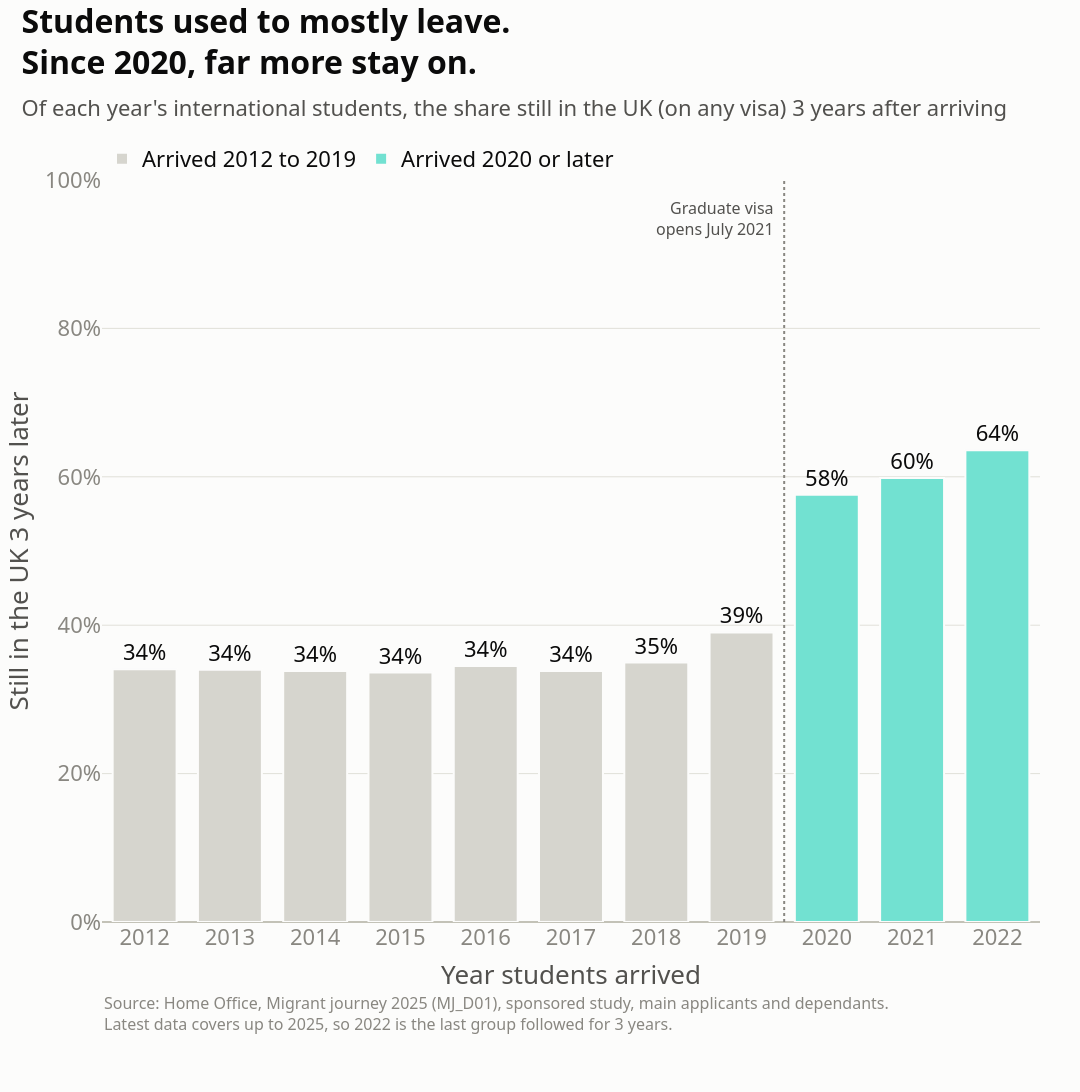

The cell this chart's notebook holds for it:
### Markdown cell above
## 3. Students over time

**Finding:** for years, about 9 in 10 students left. Since 2020, students stay roughly twice as long, mostly working. This lines up with the Graduate visa (July 2021).

Data: Home Office Migrant journey 2025 (MJ_D01). "Still here" means valid leave or ILR. Earlier years in grey, the three most recent with enough years of data in colour.

### Code cell
mj = pd.read_excel(mj_path, sheet_name="Data - MJ_D01 ", skiprows=1)
mj = mj[mj["Initial leave type group"].notna() & (mj["Initial leave type group"] != "End of table")].copy()
mj["Year of initial leave"] = mj["Year of initial leave"].astype(int)
mj["Years since start"] = mj["Year"].astype(int) - mj["Year of initial leave"]

study = mj[mj["Initial leave type"] == "Sponsored study"]
status = (study.groupby(["Year of initial leave", "Years since start",
                         "Immigration Status at end of year"])["Journeys"]
          .sum().unstack(fill_value=0))
total = status.sum(axis=1)
status["Still here %"] = (status["Valid leave to remain"] + status["Indefinite leave to remain"]) / total * 100

after3 = status.reset_index()
after3 = after3[(after3["Years since start"] == 3)
                & after3["Year of initial leave"].between(2012, 2022)].copy()
after3["Group"] = after3["Year of initial leave"].apply(
    lambda y: "Arrived 2020 or later" if y >= 2020 else "Arrived 2012 to 2019")

fig = px.bar(after3, x="Year of initial leave", y="Still here %", color="Group",
             color_discrete_map={"Arrived 2012 to 2019": OLD, "Arrived 2020 or later": TURQ})
fig.update_traces(texttemplate="%{y:.0f}%", textposition="outside")

fig.add_vline(x=2019.5, line_dash="dot", line_color=MUTED)
fig.add_annotation(x=2019.5, y=0.98, yref="paper", text="Graduate visa<br>opens July 2021",
                   showarrow=False, xanchor="right", yanchor="top", xshift=-8, align="right",
                   font=dict(size=16, color=INK2))

fig.update_xaxes(dtick=1, title="Year students arrived")
fig.update_yaxes(range=[0, 100], ticksuffix="%", title="Still in the UK 3 years later")
finish(fig,
       title="Students used to mostly leave.<br>Since 2020, far more stay on.",
       subtitle="Of each year's international students, the share still in the UK (on any visa) 3 years after arriving",
       source="Source: Home Office, Migrant journey 2025 (MJ_D01), sponsored study, main applicants and dependants.<br>"
              "Latest data covers up to 2025, so 2022 is the last group followed for 3 years.",
       name="03_students").show()

### Figure 1 — Plotly figure (JSON) as saved in the notebook; plotly's stock layout.template omitted (floating-point values rounded to 4 significant figures)
{"data": [{"hovertemplate": "Group=Arrived 2012 to 2019<br>Year of initial leave=%{x}<br>Still here %=%{y}<extra></extra>", "legendgroup": "Arrived 2012 to 2019", "marker": {"color": "#d6d5ce", "line": {"color": "#fcfcfb", "width": 2}, "pattern": {"shape": ""}}, "name": "Arrived 2012 to 2019", "orientation": "v", "showlegend": true, "textposition": "outside", "texttemplate": "%{y:.0f}%", "type": "bar", "x": [2012, 2013, 2014, 2015, 2016, 2017, 2018, 2019], "xaxis": "x", "y": [34.06, 33.99, 33.82, 33.61, 34.49, 33.82, 34.97, 39.03], "yaxis": "y"}, {"hovertemplate": "Group=Arrived 2020 or later<br>Year of initial leave=%{x}<br>Still here %=%{y}<extra></extra>", "legendgroup": "Arrived 2020 or later", "marker": {"color": "#72E1D1", "line": {"color": "#fcfcfb", "width": 2}, "pattern": {"shape": ""}}, "name": "Arrived 2020 or later", "orientation": "v", "showlegend": true, "textposition": "outside", "texttemplate": "%{y:.0f}%", "type": "bar", "x": [2020, 2021, 2022], "xaxis": "x", "y": [57.59, 59.84, 63.57], "yaxis": "y"}], "layout": {"annotations": [{"align": "right", "font": {"color": "#52514e", "size": 16}, "showarrow": false, "text": "Graduate visa<br>opens July 2021", "x": 2020.0, "xanchor": "right", "xshift": -8, "y": 0.98, "yanchor": "top", "yref": "paper"}, {"align": "left", "font": {"color": "#898781", "size": 16}, "showarrow": false, "text": "Source: Home Office, Migrant journey 2025 (MJ_D01), sponsored study, main applicants and dependants.<br>Latest data covers up to 2025, so 2022 is the last group followed for 3 years.", "x": 0, "xanchor": "left", "xref": "paper", "y": -0.155, "yanchor": "bottom", "yref": "paper"}], "barmode": "relative", "font": {"size": 22}, "height": 1350, "legend": {"orientation": "h", "title": {"text": ""}, "tracegroupgap": 0, "x": 0, "y": 1, "yanchor": "bottom"}, "margin": {"b": 170, "l": 90, "r": 40, "t": 180}, "shapes": [{"line": {"color": "#898781", "dash": "dot"}, "type": "line", "x0": 2020.0, "x1": 2020.0, "xref": "x", "y0": 0, "y1": 1, "yref": "y domain"}], "title": {"font": {"size": 32}, "text": "<b>Students used to mostly leave.<br>Since 2020, far more stay on.</b><br><span style='font-size:22px;color:#52514e'>Of each year's international students, the share still in the UK (on any visa) 3 years after arriving</span>", "x": 0.02, "xanchor": "left", "y": 0.97, "yanchor": "top", "yref": "container"}, "width": 1080, "xaxis": {"anchor": "y", "autorange": true, "domain": [0, 1], "dtick": 1, "range": [2012.0, 2022.0], "title": {"text": "Year students arrived"}, "type": "linear"}, "yaxis": {"anchor": "x", "domain": [0, 1], "range": [0, 100], "ticksuffix": "%", "title": {"text": "Still in the UK 3 years later"}, "type": "linear"}}}
